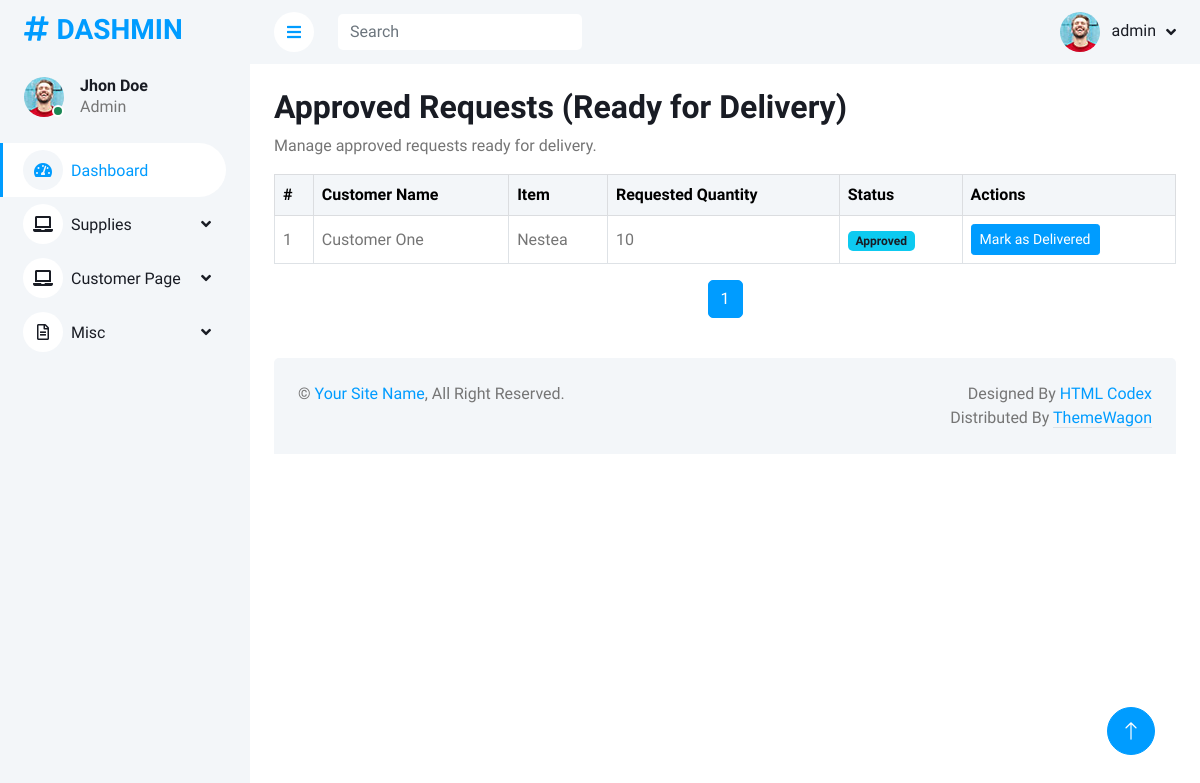
Page /supply/manager/requests/approved/ (signed in) on the committed database.
### supply/models.py (models this page shows, shortened)
class User(AbstractUser):
    USER_TYPE_CHOICES = [
        ('customer', 'Customer'),
        ('supply_manager', 'Supply Manager'),
        ('admin', 'Administrator'), # Example
    ]
    user_type = models.CharField(max_length=20, choices=USER_TYPE_CHOICES, default='customer')
    contact_number = models.CharField(max_length=15, blank=True, null=True)
    address = models.TextField(blank=True, null=True)
    objects = UserManager()
    customers = CustomerManager()
    supply_managers = SupplyManagerManager()
    email = models.EmailField(unique=True) # Example: making email unique

class SupplyItem(models.Model):
    STATUS_CHOICES = [
        ('active', 'Active'),
        ('inactive', 'Inactive'),
        ('archived', 'Archived'),
    ]
    AVAILABILITY_CHOICES = [
        ('Available', 'Available'),
        ('Low Stock', 'Low in Supply'),
        ('Out of Stock', 'Out of Supply')
    ]
    item_id = models.AutoField(primary_key=True)
    item_name = models.CharField(max_length=200)
    item_code = models.CharField(max_length=100, unique=True)
    category = models.ForeignKey(Category, on_delete=models.SET_NULL, null=True, blank=True)  # Updated field
    description = models.TextField(blank=True)
    quantity_in_stock = models.IntegerField(default=0)
    reorder_level = models.IntegerField(default=0)
    unit_of_measure = models.CharField(max_length=50)
    location = models.CharField(max_length=100, blank=True)
    unit_price = models.DecimalField(max_digits=10, decimal_places=2)
    currency = models.CharField(max_length=10, default='USD')
    supplier = models.ForeignKey(Supplier, on_delete=models.SET_NULL, null=True, blank=True)
    last_purchase_date = models.DateField(null=True, blank=True)
    last_supplier_price = models.DecimalField(max_digits=10, decimal_places=2, null=True, blank=True)
    preferred_supplier = models.BooleanField(default=False)
    added_by = models.ForeignKey(
        settings.AUTH_USER_MODEL, # Use settings
        on_delete=models.SET_NULL,
        null=True,
        blank=True,
        related_name='added_supply_items' # Add related_name
    )
    date_added = models.DateTimeField(auto_now_add=True)
    last_updated = models.DateTimeField(auto_now=True)
    added_by = models.ForeignKey('User', on_delete=models.SET_NULL, null=True, blank=True)
    status = models.CharField(max_length=10, choices=STATUS_CHOICES, default='active')
    availability = models.CharField(choices=AVAILABILITY_CHOICES, default='Available')
    barcode = models.CharField(max_length=100, blank=True)
    image = models.ImageField(upload_to='supply_images/', blank=True, null=True)
    expiration_date = models.DateField(null=True, blank=True)
    tags = models.CharField(max_length=200, blank=True)

### customer/models.py (models this page shows, shortened)
class CustomerRequest(models.Model):
    supply_item = models.ForeignKey(
        SupplyItem,
        on_delete=models.CASCADE,
        related_name='customer_requests'
    )
    customer = models.ForeignKey(
        settings.AUTH_USER_MODEL,
        on_delete=models.CASCADE,
        related_name='requests'
    )
    requested_quantity = models.IntegerField()
    request_date = models.DateTimeField(auto_now_add=True)
    status = models.CharField(
        max_length=20,
        choices=[
            ('pending', 'Pending'),
            ('approved', 'Approved'),
            ('rejected', 'Rejected'),
            ('delivered', 'Delivered'),
        ],
        default='pending'
    )
    rejection_reason = models.TextField(blank=True, null=True)
    performed_by = models.ForeignKey(
        settings.AUTH_USER_MODEL,
        on_delete=models.SET_NULL,
        null=True,
        blank=True,
        related_name='performed_customer_requests' # Add related_name to avoid clash
    )

### supply/views.py (the view)
# urls.py: path('manager/requests/approved/', views.ApprovedRequestListView.as_view(), name='approved_requests_list'), # New URL for approved requests
class ApprovedRequestListView(ManagerAccessMixin, ListView):
    model = CustomerRequest
    template_name = 'supply/manager/request_approved_list.html' # New template
    context_object_name = 'customer_requests'
    paginate_by = 20 # Optional pagination
    def get_queryset(self):
        return CustomerRequest.objects.filter(status='approved').select_related('customer', 'supply_item').order_by('-request_date')
    def get_context_data(self, **kwargs):
        context = super().get_context_data(**kwargs)
        context['page_title'] = "Approved Requests (Ready for Delivery)"
        return context

### supply/views.py (called while the page is built)
def is_supplier_manager(user):
    return user.is_authenticated and (user.is_superuser or user.groups.filter(name='Supply Manager').exists())

    def test_func(self):
        return is_supplier_manager(self.request.user)

### supply/templates/supply/manager/request_approved_list.html (shortened to what this page needs)
{% extends "supply/base/base.html" %}
{% block content %}
<div class="container-fluid pt-4 px-4">
    <div class="row">
        <div class="col-12">
            <h2>{{ page_title|default:"Approved Requests" }}</h2>
            <p>Manage approved requests ready for delivery.</p>
        </div>
    </div>
    <div class="row">
        <div class="col-12">
            <div class="table-responsive">
                <table class="table table-bordered table-hover align-middle">
                    <thead class="table-light">
                        <tr>
                            <th>#</th>
                            <th>Customer Name</th>
                            <th>Item</th>
                            <th>Requested Quantity</th>
                            <th>Status</th>
                            <th>Actions</th>
                        </tr>
                    </thead>
                    <tbody>
                        {% for request in customer_requests %}
                        <tr>
                            <td>{{ forloop.counter }}</td>
                            <td>{{ request.customer.get_full_name|default:request.customer.username }}</td>
                            <td>{{ request.supply_item.item_name }}</td>
                            <td>{{ request.requested_quantity }}</td>
                            <td><span class="badge bg-info text-dark">{{ request.get_status_display }}</span></td>
                            <td>
                                <form method="post" action="{% url 'supply:deliver_request' request.pk %}" style="display: inline;">
                                    <button type="submit" class="btn btn-primary btn-sm">Mark as Delivered</button>
                                </form>
                            </td>
                        </tr>
                        {% empty %}
                        <tr>
                            <td colspan="6" class="text-center">No approved requests found.</td>
                        </tr>
                        {% endfor %}
                    </tbody>
                </table>
            </div>
            <div class="pagination-container">
                <nav aria-label="Page navigation">
                    <ul class="pagination justify-content-center">
                        {% for num in paginator.page_range %}
                            {% if page_obj.number == num %}
                                <li class="page-item active"><span class="page-link">{{ num }}</span></li>
                            {% elif num > page_obj.number|add:'-3' and num < page_obj.number|add:'3' %}
                                <li class="page-item"><a class="page-link" href="?page={{ num }}">{{ num }}</a></li>
                            {% endif %}
                        {% endfor %}
                    </ul>
                </nav>
            </div>
        </div>
    </div>
</div>
{% endblock content %}

### supply/templates/supply/base/navbar.html (shortened to what this page needs)
{% load static %}
<nav class="navbar navbar-expand bg-light navbar-light sticky-top px-4 py-0">
    <a href="#" class="sidebar-toggler flex-shrink-0">
        <i class="fa fa-bars"></i>
    </a>
    <form class="d-none d-md-flex ms-4">
        <input class="form-control border-0" type="search" placeholder="Search">
    </form>
    <div class="navbar-nav align-items-center ms-auto d-flex">
        <div class="nav-item dropdown">
            {% if user.is_authenticated %}
            <a href="#" class="nav-link dropdown-toggle" data-bs-toggle="dropdown">
                <img class="rounded-circle me-lg-2" src="{% static 'img/user.jpg' %}" alt="" style="width: 40px; height: 40px;">
                <span class="d-none d-lg-inline-flex">{{ user.username }}</span>
            </a>
            {% else %}
                <a href="{% url 'login' %}" class="nav-link">Login</a>
            {% endif %}
        </div>
    </div>
</nav>

### static/css/style.css (style rules this page uses)
:root { --primary: #009CFF; --light: #F3F6F9; --dark: #191C24; }
.btn { transition: .5s; }
.btn.btn-primary { color: #FFFFFF; }
.content .navbar .navbar-nav .nav-link { margin-left: 25px; padding: 12px 0; color: var(--dark); outline: none; }
.content .navbar .sidebar-toggler, .content .navbar .navbar-nav .nav-link i { width: 40px; height: 40px; display: inline-flex; align-items: center; justify-content: center; background: #FFFFFF; border-radius: 40px; }
.content .navbar .dropdown-toggle::after { margin-left: 6px; vertical-align: middle; border: none; content: "\f107"; font-family: "Font Awesome 5 Free"; font-weight: 900; transition: .5s; }

### rows in the picture
User: username "admin"
CustomerRequest: customer.get_full_name "Customer One", supply_item.item_name "Nestea", requested_quantity "10", status "Approved"

### other values in the picture
{{ page_title|default:"Approved Requests" }} "Approved Requests (Ready for Delivery)"
{{ num }} "1"
